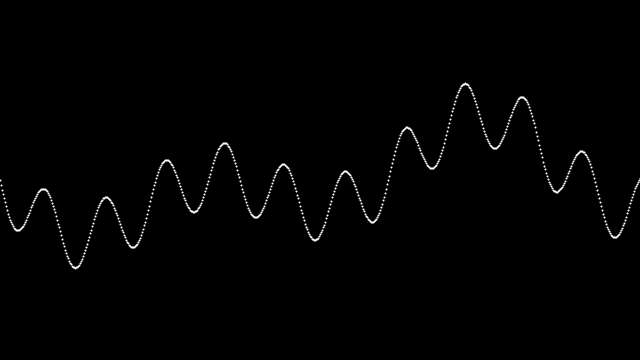
Frame 1 (no input)
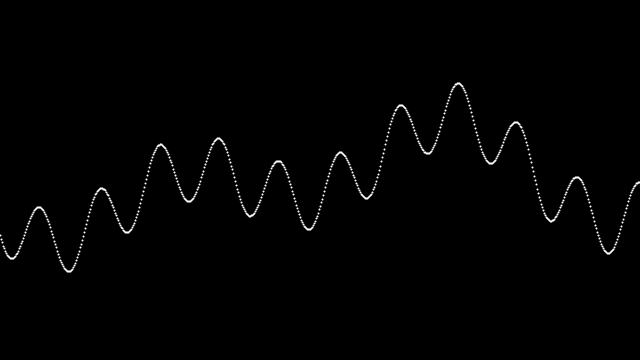
Frame 60 (the mouse pressed at the canvas centre just before this capture)
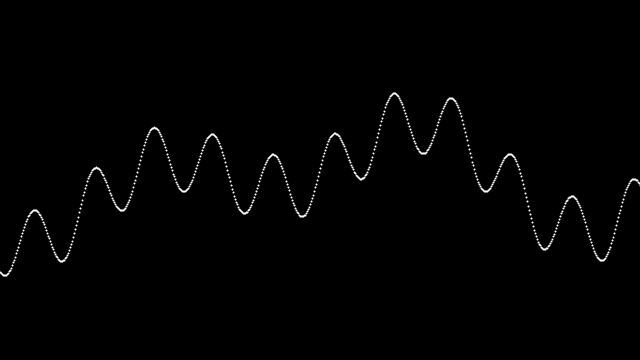
Frame 120 (the mouse held since frame 60 and released just before this capture)

The Processing sketch that drew these frames (run headless with seeded random() and noise(); from frame 60 on, the mouse is pressed at the canvas centre):

// Processing sketch: noise02_SineWave
// ── noise02_SineWave.pde
/**
 * Sine Wave
 * by Daniel Shiffman.  
 * 
 * Render a simple sine wave. 
 */
 
int xspacing = 1;   // How far apart should each horizontal location be spaced
int w;              // Width of entire wave

float theta = 0.0;  // Start angle at 0
float thetaStep = 0.01; // Angular Velocity
int qty_components = 3;
float amplitude = 100/qty_components;  // Height of wave
float period;  // How many pixels before the wave repeats
float[] dx;  // Value for incrementing X, a function of period and xspacing
float[] yvalues;  // Using an array to store height values for the wave

void setup() {
  size(640, 360);
  period = width;
  w = width+xspacing;
  dx = new float[qty_components];
  
  for(int i = 0 ; i < dx.length ; i++){
    dx[i]=((TWO_PI / period) * xspacing)+(random(.05)*i);
  }
  
  //dx = (TWO_PI / period) * xspacing;
  yvalues = new float[w/xspacing];
}

void draw() {
  background(0);
  calcWave();
  renderWave();
}

void calcWave() {
  // Increment theta (try different values for 'angular velocity' here
  theta += thetaStep;

  // For every x value, calculate a y value with sine function
  float[] x = new float[qty_components];
  for (int i = 0 ; i < x.length ; i++){
    x[i] = theta;
  }
  yvalues = new float[w/xspacing];
  for (int i = 0; i < yvalues.length; i++) {
    for (int j = 0 ; j < qty_components; j++){
    yvalues[i] += sin(x[j])*amplitude;
    x[j]+=dx[j];
    }
  }
}

void renderWave() {
  stroke(255);
  strokeWeight(2);
  // A simple way to draw the wave with an ellipse at each location
  for (int x = 0; x < yvalues.length; x++) {
    point(x*xspacing, height/2+yvalues[x]);
  }
}
